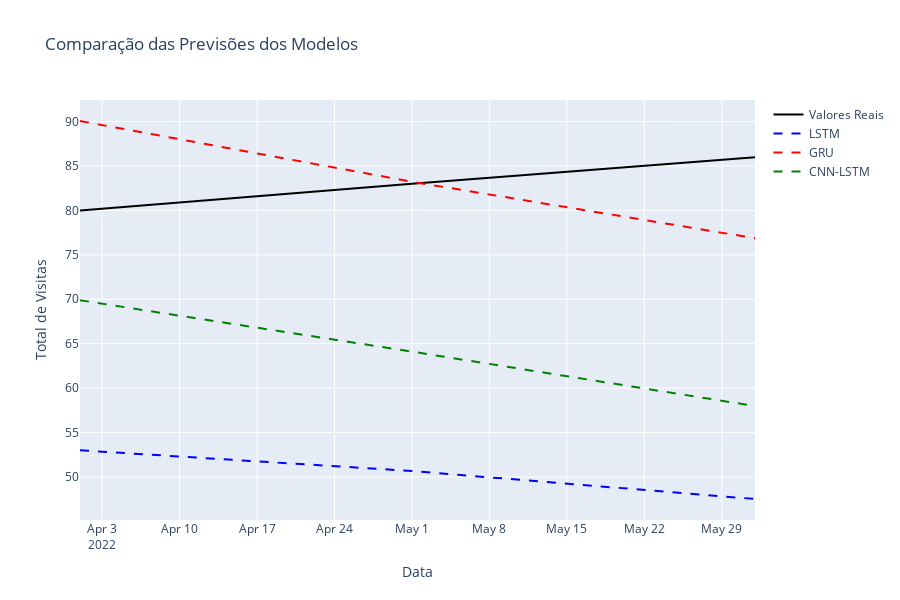

Notebook cell for this chart:
### Code cell
y_test_original = scaler_y.inverse_transform(y_test_seq.reshape(-1, 1)).flatten()
dates_test = df_exemplo['data'].iloc[-len(y_test_seq):].values

# Criar gráfico comparativo
fig = go.Figure()

# Valores reais
fig.add_trace(go.Scatter(
    x=dates_test,
    y=y_test_original,
    mode='lines',
    name='Valores Reais',
    line=dict(color='black', width=2)
))

# Previsões LSTM
fig.add_trace(go.Scatter(
    x=dates_test,
    y=y_pred_lstm.flatten(),
    mode='lines',
    name='LSTM',
    line=dict(color='blue', width=2, dash='dash')
))

# Previsões GRU
fig.add_trace(go.Scatter(
    x=dates_test,
    y=y_pred_gru.flatten(),
    mode='lines',
    name='GRU',
    line=dict(color='red', width=2, dash='dash')
))

# Previsões CNN-LSTM
fig.add_trace(go.Scatter(
    x=dates_test,
    y=y_pred_cnn_lstm.flatten(),
    mode='lines',
    name='CNN-LSTM',
    line=dict(color='green', width=2, dash='dash')
))

fig.update_layout(
    title='Comparação das Previsões dos Modelos',
    xaxis_title='Data',
    yaxis_title='Total de Visitas',
    height=600
)

fig.show()

### Figure 1 — Plotly figure (JSON) as saved in the notebook; plotly's stock layout.template omitted (floating-point values rounded to 4 significant figures)
{"data": [{"line": {"color": "black", "width": 2}, "mode": "lines", "name": "Valores Reais", "type": "scatter", "x": ["2022-04-01T00:00:00.000000000", "2022-05-01T00:00:00.000000000", "2022-06-01T00:00:00.000000000"], "y": [80.0, 83.0, 86.0]}, {"line": {"color": "blue", "dash": "dash", "width": 2}, "mode": "lines", "name": "LSTM", "type": "scatter", "x": ["2022-04-01T00:00:00.000000000", "2022-05-01T00:00:00.000000000", "2022-06-01T00:00:00.000000000"], "y": [52.99, 50.66, 47.51]}, {"line": {"color": "red", "dash": "dash", "width": 2}, "mode": "lines", "name": "GRU", "type": "scatter", "x": ["2022-04-01T00:00:00.000000000", "2022-05-01T00:00:00.000000000", "2022-06-01T00:00:00.000000000"], "y": [90.07, 83.23, 76.87]}, {"line": {"color": "green", "dash": "dash", "width": 2}, "mode": "lines", "name": "CNN-LSTM", "type": "scatter", "x": ["2022-04-01T00:00:00.000000000", "2022-05-01T00:00:00.000000000", "2022-06-01T00:00:00.000000000"], "y": [69.89, 64.1, 57.98]}], "layout": {"height": 600, "title": {"text": "Comparação das Previsões dos Modelos"}, "xaxis": {"title": {"text": "Data"}}, "yaxis": {"title": {"text": "Total de Visitas"}}}}
